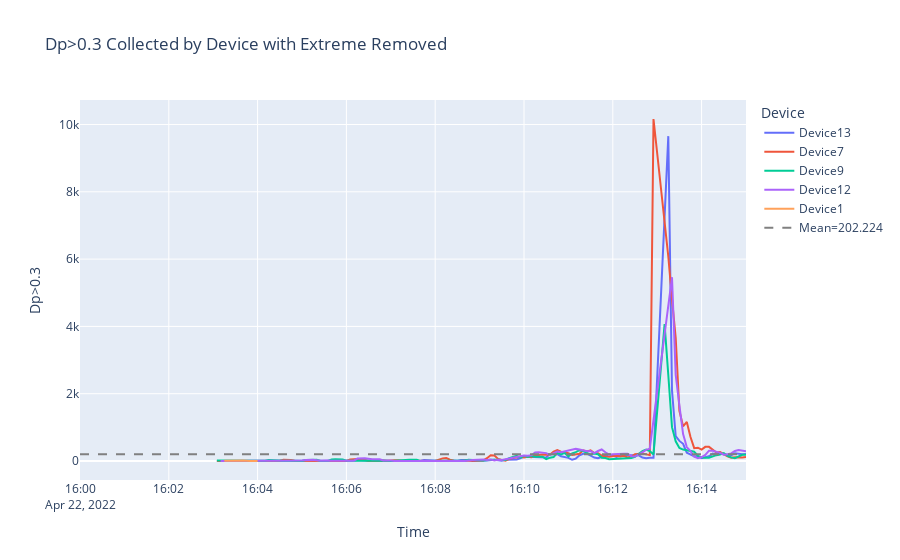
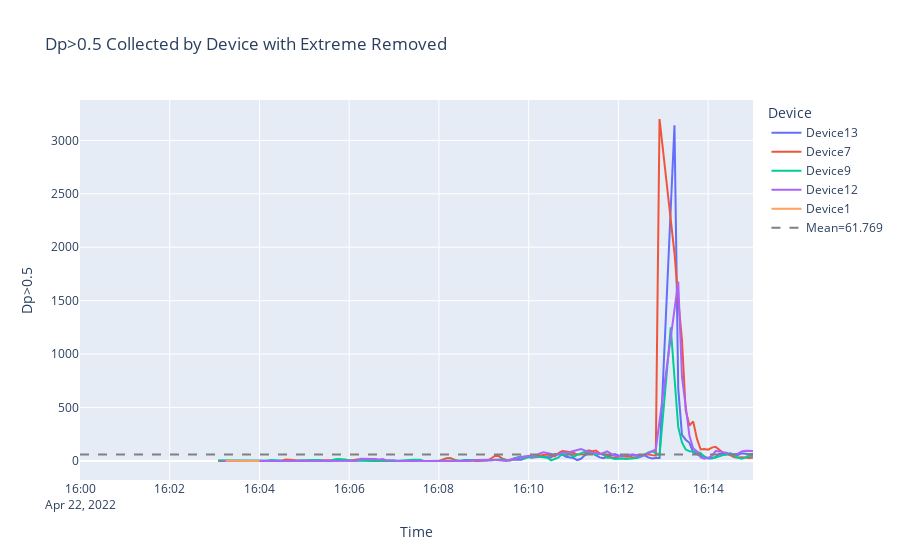
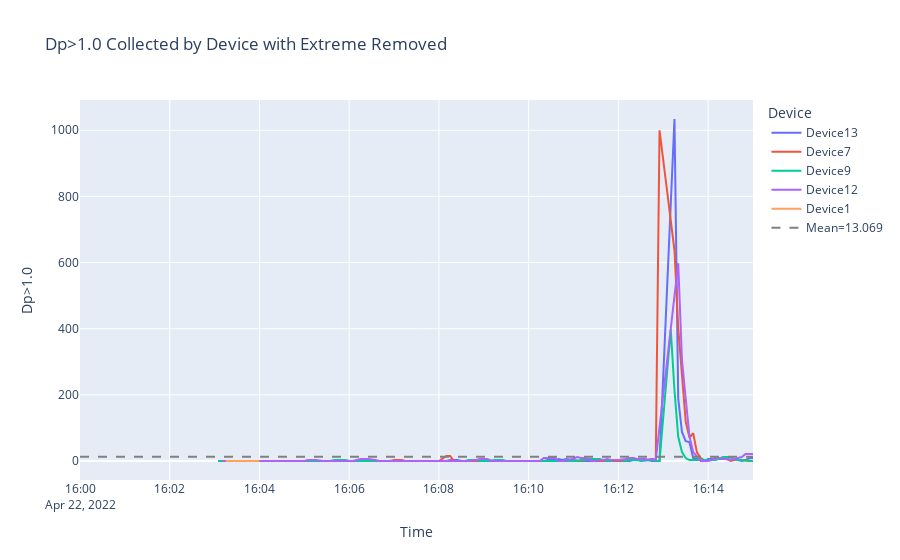
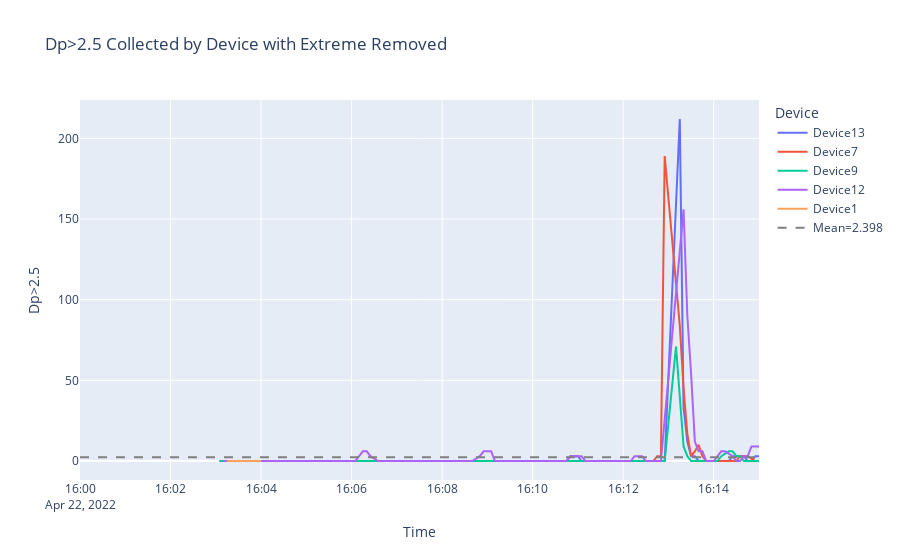

Notebook code cell kept with these figures, in order:
### Code cell
for c in columns:
    plot = plot_line_chart(data_removed_extreme,'Datetime_round',  c, c + ' Collected by Device with Extreme Removed')
    mean = data_removed_extreme[c].mean()
    plot.add_trace(
       go.Scatter(
        x=[START_TIME,END_TIME],
        y=[mean,mean],
        mode="lines",
        name='Mean='+"{:.3f}".format(mean),
        text="Mean",
        line=go.scatter.Line(color="gray",dash = 'dash'))
)
    plot.show()
    break
